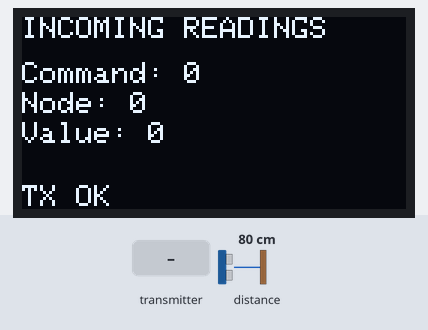
A sketch run on a simulated ESP32. Shown: 128×64 one-colour display. The test bench sets the inputs (shaded band); at power-on: distance to the obstacle 80 cm. What the sketch prints to the serial monitor is not drawn.

Above: at 1.3 s.
1.4 s: the transmitter starts sending comm = 1024
At 3.3 s:
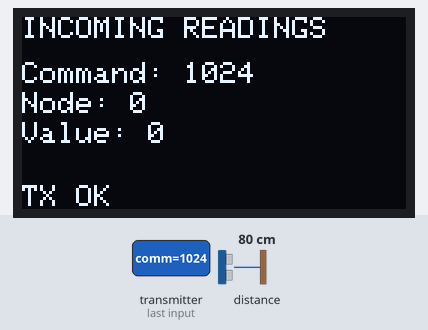
3.7 s: the transmitter starts sending node = 1024
At 5.0 s:
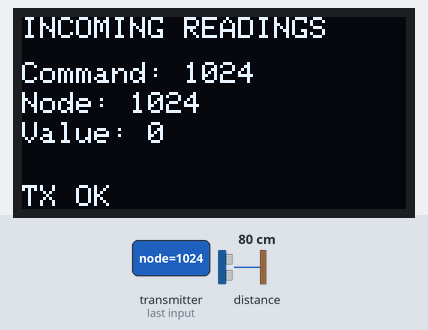
5.8 s: the transmitter starts sending value = 1024
At 7.6 s:
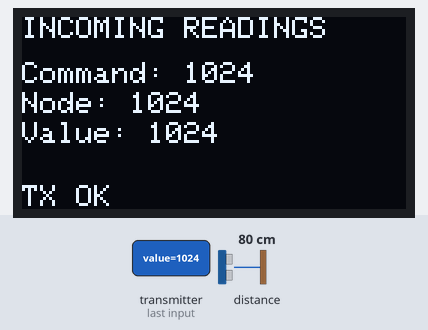
7.9 s: the transmitter starts sending comm = 2048
At 9.6 s:
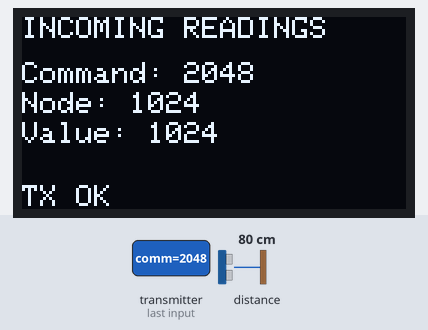
10.0 s: the transmitter starts sending node = 2048
At 11.4 s:
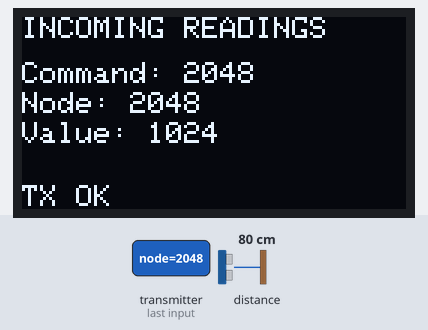
12.1 s: the transmitter starts sending value = 2048
At 13.1 s:
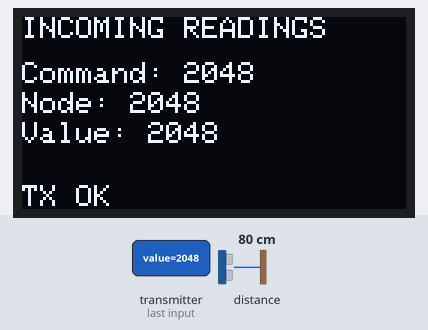
Timing chart, 0 to 15.1 s (numbered marks = the images above; inputs shaded):
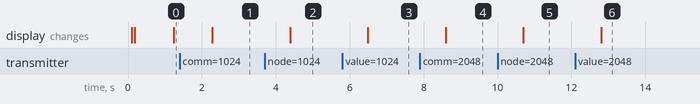

Measured:
- after the input at 1.4 s, the display: changes after 0.88 s (image 1)
- after the input at 3.7 s, the display: changes after 0.69 s (image 2)
- after the input at 5.8 s, the display: changes after 0.69 s (image 3)
- after the input at 7.9 s, the display: changes after 0.69 s (image 4)
- after the input at 10.0 s, the display: changes after 0.70 s (image 5)
- after the input at 12.1 s, the display: changes after 0.70 s (image 6)

The sketch:

ESP32-ESPNOW-NODE-1-TO-BOARD-10-C4-4F-33-3E-E7-6D.ino
```cpp
// (licence header left out)
// tfmini sensor
#include <HardwareSerial.h>
HardwareSerial MySerial(2);  /// ***TROCAR PELO CODIGO NATIVO DO ESP32

#include "TFMini.h"
TFMini tfmini;


// ESP NOW
#include <esp_now.h>
#include <WiFi.h>

// OLED DISPLAY
#include <Wire.h>
//#include <Adafruit_Sensor.h>
//#include <Adafruit_BME280.h>

#include <Adafruit_GFX.h>
#include <Adafruit_SSD1306.h>

#define SCREEN_WIDTH 128  // OLED display width, in pixels
#define SCREEN_HEIGHT 64  // OLED display height, in pixels

// Declaration for an SSD1306 display connected to I2C (SDA, SCL pins)
Adafruit_SSD1306 display(SCREEN_WIDTH, SCREEN_HEIGHT, &Wire, -1);

// REPLACE WITH THE MAC Address of your receiver
uint8_t broadcastAddress[] = {0xC4, 0x4F, 0x33, 0x3E, 0xE7, 0x6D};


// ************************************************************
// Define variables to be sent
int octoCommand;
int octoNode;
int octoValue;

// Define variables to store incoming readings
int incomingCommand;
int incomingNode;
int incomingValue;

// Variable to store if sending data was successful
String success;

//Structure example to send data
//Must match the receiver structure
typedef struct struct_message {
    int comm;
    int node;
    int value;
} struct_message;

// Create a struct_message called OCTOReadings to hold sensor readings
struct_message OCTOReadings;

// Create a struct_message to hold incoming sensor readings
struct_message incomingReadings;

// Variables for sensor 65k error detection
  int lastDist = 0;        // keeps last sensor reading
  int errorCount = 0;       // counts how many error ( = reading of 65633)
  int errorLimit = 50;     // max error count until sensor reset


//
// Callback when data is sent (TX)
//
void OnDataSent(const uint8_t *mac_addr, esp_now_send_status_t status) {
  Serial.print("\r\nLast Packet Send Status:\t");
  Serial.println(status == ESP_NOW_SEND_SUCCESS ? "TX OK" : "TX Fail");
  if (status ==0){
    success = "TX OK";
  }
  else{
    success = "TX Fail";
  }
}


//
// Callback when data is received (RX)
//
void OnDataRecv(const uint8_t * mac, const uint8_t *incomingData, int len) {
  memcpy(&incomingReadings, incomingData, sizeof(incomingReadings));
  Serial.print("Bytes received: ");
  Serial.println(len);
  incomingCommand = incomingReadings.comm;
  incomingNode = incomingReadings.node;
  incomingValue  = incomingReadings.value;

}


// *******************************************************
//
//                  S   E   T   U   P
//
// *******************************************************

void setup() {

  // Init Serial Monitor
  Serial.begin(115200);

  // SENSOR
  MySerial.begin(115200);
  tfmini.begin(&MySerial);
  delay(100);

  // Init OLED display
  if(!display.begin(SSD1306_SWITCHCAPVCC, 0x3C)) {
    Serial.println(F("SSD1306 allocation failed"));
    for(;;);
  }

  // Set device as a Wi-Fi Station
  WiFi.mode(WIFI_STA);

  // Init ESP-NOW
  if (esp_now_init() != ESP_OK) {
    Serial.println("Error initializing ESP-NOW");
    return;
  }

  // Once ESPNow is successfully Init, we will register for Send CB to
  // get the status of Trasnmitted packet
  esp_now_register_send_cb(OnDataSent);
  //

  // Register peer
  esp_now_peer_info_t peerInfo;
  memcpy(peerInfo.peer_addr, broadcastAddress, 6);
  peerInfo.channel = 0;
  peerInfo.encrypt = false;

  // Add peer
  if (esp_now_add_peer(&peerInfo) != ESP_OK){
    Serial.println("Failed to add peer");
    return;
  }

  //
  // Register for a callback function that will be called when data is received
  //
  esp_now_register_recv_cb(OnDataRecv);
}


// *******************************************************
//
//                    L  O   O   P
//
// *******************************************************

void loop() {

  getSensorReadings();

  // Set values to send
  OCTOReadings.comm = octoCommand;
  OCTOReadings.node = octoNode;
  OCTOReadings.value = octoValue;

  // Send message via ESP-NOW
  esp_err_t result = esp_now_send(broadcastAddress, (uint8_t *) &OCTOReadings, sizeof(OCTOReadings));

  if (result == ESP_OK) {
    Serial.println("Sent with success");
  }
  else {
    Serial.println("Error sending the data");
  }
  updateDisplay();
  delay(1000);

}


void getSensorReadings(){


//////////////////////////////////////////////////////////
// SENSOR READING
//////////////////////////////////////////////////////////


   // EMPTY SERIAL FROM SENSOR **
   while(MySerial.read() >= 0) ; // flush the received buffer
   delay(15);
   // ** We have to read all the serial before taking the measure because
   // ** the sensor sends a read every 10ms. No library enables to configure
   // ** the sampling interval nor entering the 'single scan' mode.
   // ** So this is a WORKAROUND that took some months to figure out :)


   // SENSOR READ
   uint16_t dist = tfmini.getDistance();
   uint16_t strength = tfmini.getRecentSignalStrength();

   // VU Meter Mapping
   //MeterValue = map(dist, 40, 250, 0, 80);

  // VALUES FOR THE ESPNOW WIRELESS MESSAGE
  octoCommand = 0;
  octoNode = 1;
  octoValue = dist;

  Serial.print("Local Sensor: ");
  Serial.println(octoValue);

}


void updateDisplay(){
  // Display Readings on OLED Display
  display.clearDisplay();
  display.setTextSize(1);
  display.setTextColor(WHITE);
  display.setCursor(0, 0);
  display.println("INCOMING READINGS");
  display.setCursor(0, 15);
  display.print("Command: ");
  display.print(incomingCommand);
  display.setCursor(0, 25);
  display.print("Node: ");
  display.print(incomingNode);
  display.setCursor(0, 35);
  display.print("Value: ");
  display.print(incomingValue);
  display.setCursor(0, 56);
  display.print(success);
  display.display();

  // Display Readings in Serial Monitor
  Serial.println("INCOMING READINGS");
  Serial.print("Command: ");
  Serial.println(incomingReadings.comm);
  Serial.print("Node: ");
  Serial.println(incomingReadings.node);
  Serial.print("Value: ");
  Serial.print(incomingReadings.value);
  Serial.println();
}
```
